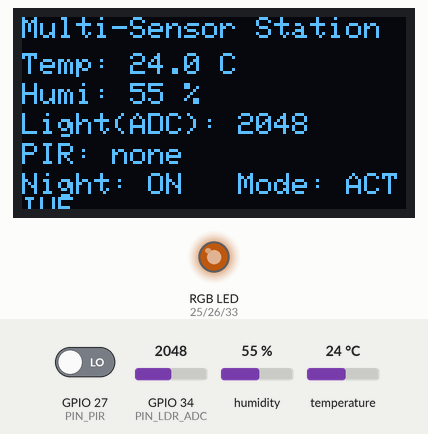
Recording of a program running on a simulated ESP32. Shown: 128×64 one-colour display, an RGB LED mixed from three pins (HIGH = lit). The test bench sets the inputs (shaded band); at power-on: humidity 55 %, GPIO 34 (PIN_LDR_ADC) = 2048, GPIO 27 (PIN_PIR) LOW, temperature 24 °C (analog values on the 0–4095 scale). Dim RGB values are drawn brighter than linear; what the program prints to the serial monitor is not drawn.

Above: at 1.4 s.
1.5 s: humidity set to 22 %
At 3.9 s:
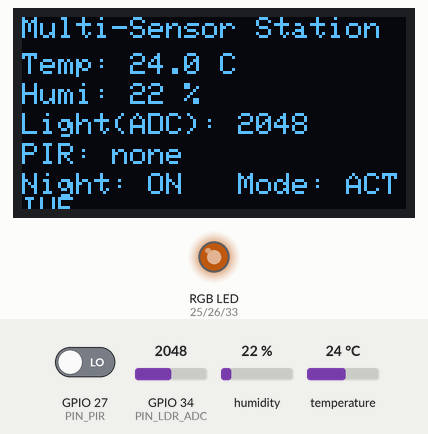
4.5 s: GPIO 34 (PIN_LDR_ADC) set to 2139
At 6.2 s:
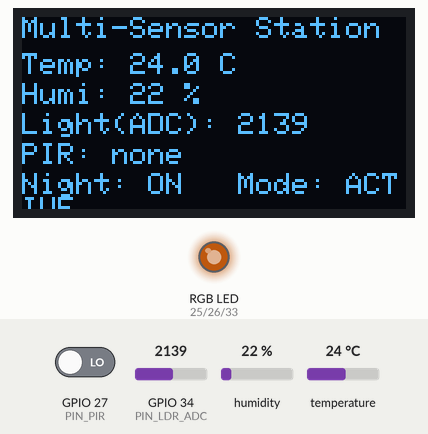
6.5 s: GPIO 34 (PIN_LDR_ADC) set to 2225
At 8.2 s:
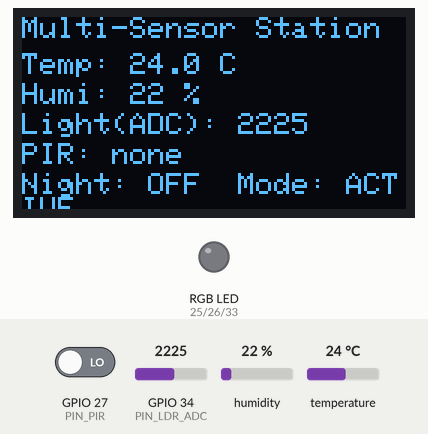
8.5 s: GPIO 27 (PIN_PIR) driven HIGH
At 10.1 s:
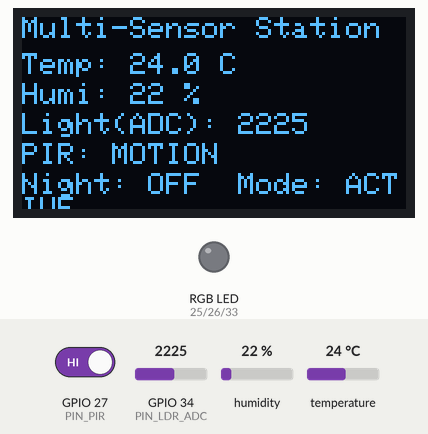
10.6 s: GPIO 34 (PIN_LDR_ADC) set to 2160
At 12.3 s:
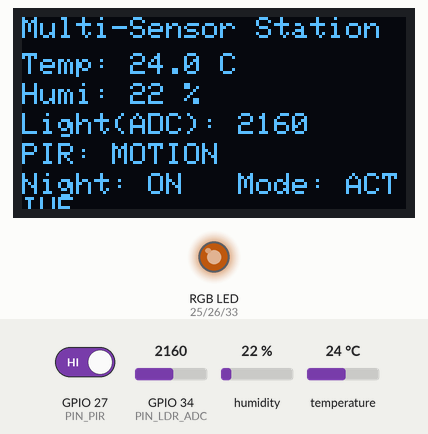
12.6 s: temperature set to 12 °C
At 15.7 s:
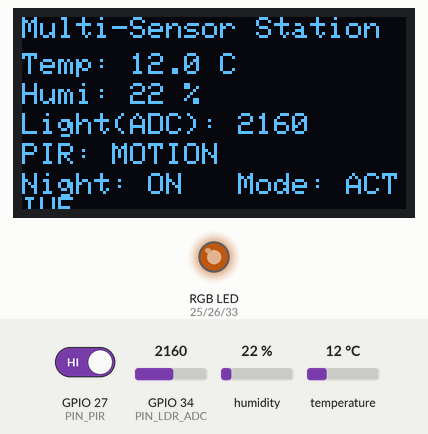
Timing chart, 0 to 17.2 s (numbered marks = the images above; inputs shaded):
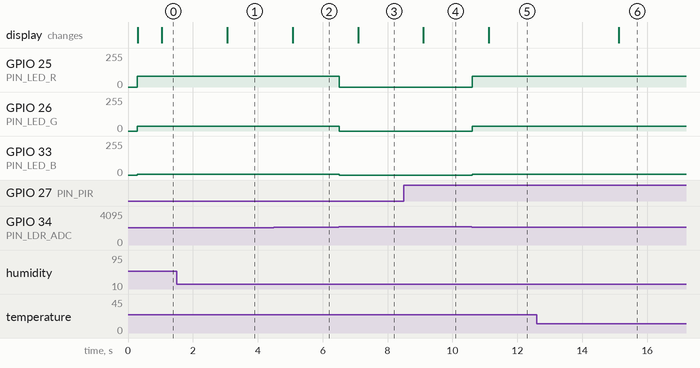

Measured:
- the behaviour switches between 2199 and 2200 on GPIO 34 (PIN_LDR_ADC) (found by bisection; images 2 and 3)
- after the input at 1.5 s, the display: changes after 1.6 s (image 1)
- after the input at 4.5 s, the display: changes after 0.58 s (image 2)
- after the input at 6.5 s, GPIO 25 (PIN_LED_R): 80/255 → 0/255 at once; GPIO 26 (PIN_LED_G): 37/255 → 0/255 at once; GPIO 33 (PIN_LED_B): 6/255 → 0/255 at once; the display: changes after 0.60 s (image 3)
- after the input at 8.5 s, the display: changes after 0.60 s (image 4)
- after the input at 10.6 s, GPIO 25 (PIN_LED_R): 0/255 → 80/255 at once; GPIO 26 (PIN_LED_G): 0/255 → 37/255 at once; GPIO 33 (PIN_LED_B): 0/255 → 6/255 at once; the display: changes after 0.52 s (image 5)
- after the input at 12.6 s, the display: changes after 2.5 s (image 6)

The program:

main.cpp
```cpp
#include <Arduino.h>
#include <Wire.h>
#include <Adafruit_GFX.h>
#include <Adafruit_SSD1306.h>
#include <DHT.h>

// -------------------- Pin config (adjust if needed) --------------------
static const int PIN_I2C_SDA = 21;
static const int PIN_I2C_SCL = 22;

static const int PIN_DHT = 4;
static const int PIN_PIR = 27;
static const int PIN_LDR_ADC = 34;     // ADC input-only pin

static const int PIN_LED_R = 25;
static const int PIN_LED_G = 26;
static const int PIN_LED_B = 33;

// -------------------- Devices --------------------
static const int SCREEN_WIDTH = 128;
static const int SCREEN_HEIGHT = 64;
Adafruit_SSD1306 display(SCREEN_WIDTH, SCREEN_HEIGHT, &Wire, -1);

DHT dht(PIN_DHT, DHT11);

// -------------------- PWM config for RGB (common cathode => HIGH = brighter) --------------------
static const int PWM_FREQ = 5000;  // Hz
static const int PWM_RES_BITS = 8; // 0-255

static const int CH_R = 0;
static const int CH_G = 1;
static const int CH_B = 2;

// -------------------- Behavior tuning --------------------
static const uint32_t UI_REFRESH_ACTIVE_MS = 1000;
static const uint32_t UI_REFRESH_IDLE_MS   = 5000;

static const uint32_t ACTIVE_HOLD_MS = 30UL * 1000UL; // keep "active" for 30s after last motion

// LDR threshold: depends heavily on your module and wiring.
// We'll calibrate by printing raw ADC (0..4095). Start with ~1800-2600 range.
static int LDR_DARK_THRESHOLD = 2200;

// Night light brightness (0..255)
static uint8_t NIGHT_BRIGHTNESS = 80;

// Warm-ish color (tweak)
static uint8_t NIGHT_R = 255;
static uint8_t NIGHT_G = 120;
static uint8_t NIGHT_B = 20;

// -------------------- State --------------------
uint32_t lastMotionMs = 0;
bool nightLightOn = false;

static void setRgb(uint8_t r, uint8_t g, uint8_t b) {
  ledcWrite(CH_R, r);
  ledcWrite(CH_G, g);
  ledcWrite(CH_B, b);
}

static void nightLight(bool on) {
  nightLightOn = on;
  if (on) {
    // scale color by NIGHT_BRIGHTNESS
    auto scale = [](uint8_t c, uint8_t br) -> uint8_t {
      return (uint16_t)c * (uint16_t)br / 255;
    };
    setRgb(scale(NIGHT_R, NIGHT_BRIGHTNESS),
           scale(NIGHT_G, NIGHT_BRIGHTNESS),
           scale(NIGHT_B, NIGHT_BRIGHTNESS));
  } else {
    setRgb(0, 0, 0);
  }
}

static void drawUi(float tC, float hPct, int ldrRaw, bool pir, bool isActive) {
  display.clearDisplay();
  display.setTextSize(1);
  display.setTextColor(SSD1306_WHITE);

  display.setCursor(0, 0);
  display.print("Multi-Sensor Station");

  display.setCursor(0, 12);
  display.print("Temp: ");
  if (isnan(tC)) display.print("--");
  else { display.print(tC, 1); display.print(" C"); }

  display.setCursor(0, 22);
  display.print("Humi: ");
  if (isnan(hPct)) display.print("--");
  else { display.print(hPct, 0); display.print(" %"); }

  display.setCursor(0, 32);
  display.print("Light(ADC): ");
  display.print(ldrRaw);

  display.setCursor(0, 42);
  display.print("PIR: ");
  display.print(pir ? "MOTION" : "none");

  display.setCursor(0, 52);
  display.print("Night: ");
  display.print(nightLightOn ? "ON " : "OFF");
  display.print("  Mode: ");
  display.print(isActive ? "ACTIVE" : "IDLE");

  display.display();
}

void setup() {
  Serial.begin(9600);
  delay(200);

  pinMode(PIN_PIR, INPUT);

  // I2C init
  Wire.begin(PIN_I2C_SDA, PIN_I2C_SCL);

  if (!display.begin(SSD1306_SWITCHCAPVCC, 0x3C)) {
    Serial.println("SSD1306 init failed (addr 0x3C). Check wiring/address.");
    while (true) delay(1000);
  }
  display.clearDisplay();
  display.setTextSize(1);
  display.setTextColor(SSD1306_WHITE);
  display.setCursor(0, 0);
  display.println("Booting...");
  display.display();

  dht.begin();

  // ADC config (ESP32 default ok, but set attenuation for wider range)
  analogReadResolution(12); // 0..4095
  analogSetAttenuation(ADC_11db);

  // PWM init
  ledcSetup(CH_R, PWM_FREQ, PWM_RES_BITS);
  ledcSetup(CH_G, PWM_FREQ, PWM_RES_BITS);
  ledcSetup(CH_B, PWM_FREQ, PWM_RES_BITS);
  ledcAttachPin(PIN_LED_R, CH_R);
  ledcAttachPin(PIN_LED_G, CH_G);
  ledcAttachPin(PIN_LED_B, CH_B);
  nightLight(false);

  Serial.println("Ready.");
  Serial.println("Tip: watch LDR raw values to adjust LDR_DARK_THRESHOLD.");
}

void loop() {
  const uint32_t now = millis();

  // Read PIR
  const bool pir = (digitalRead(PIN_PIR) == HIGH);
  if (pir) lastMotionMs = now;

  const bool isActive = (now - lastMotionMs) < ACTIVE_HOLD_MS;

  // Read sensors
  const int ldrRaw = analogRead(PIN_LDR_ADC);

  // DHT11 is slow; reading too often may return NaN. We'll read each loop but UI refresh throttles.
  const float h = dht.readHumidity();
  const float t = dht.readTemperature();

  // Auto night light rule:
  // Only turn on if ACTIVE (recent motion) AND it's dark.
  const bool isDark = (ldrRaw < LDR_DARK_THRESHOLD);
  if (isActive && isDark) nightLight(true);
  else nightLight(false);

  // UI refresh rate depends on activity
  static uint32_t lastUiMs = 0;
  const uint32_t uiEvery = isActive ? UI_REFRESH_ACTIVE_MS : UI_REFRESH_IDLE_MS;
  if (now - lastUiMs >= uiEvery) {
    lastUiMs = now;

    drawUi(t, h, ldrRaw, pir, isActive);

    Serial.printf(
      "T=%.1fC H=%.0f%% LDR=%d PIR=%d Active=%d Dark=%d Night=%d Threshold=%d\n",
      t, h, ldrRaw, pir, isActive, isDark, nightLightOn, LDR_DARK_THRESHOLD
    );
  }

  delay(20);
}
```
